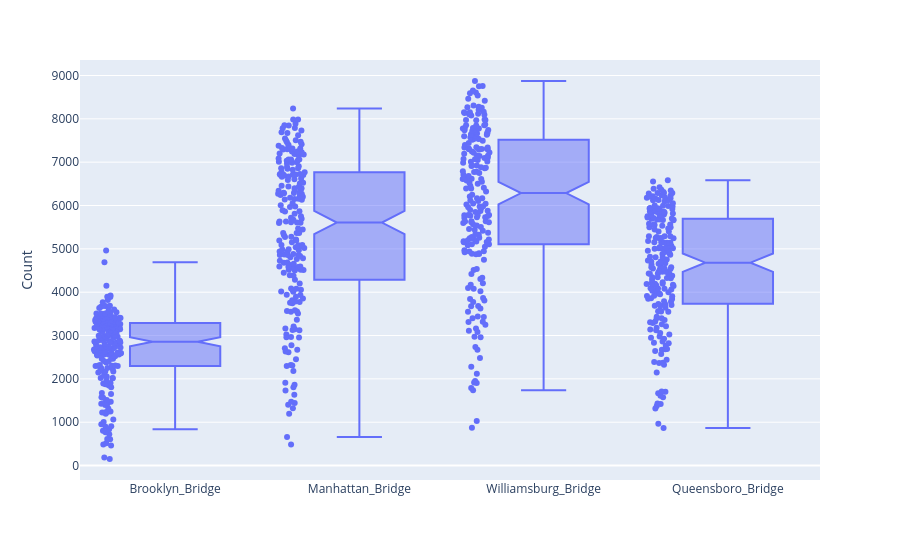

Write notebook code for a chart like this one.
### Markdown cell above
Using plotly to generate box plots is convenient. Given a dataset, we identify the numerical variable whose distribution we want to show and one or more categorical variables used to compare groups.

`plotly.express.box()`

Suggested exercises:
1. Create a chart that shows four boxplots of daily bicycle counts at the four bridges.
2. Create a chart that shows 28 boxplots of daily bicycle counts, where each boxplot represents one bridge on one day of the week. Cluster the boxplots by location.

### Code cell
# plotly is a package for interactive data visualization: https://plotly.com/
#import plotly.express as px

# pandas.melt() converts a wide table into a long table. Here, we combine bicycle-count columns into two columns: location and count.
df = pd.melt(NY_bicycle_ts,
             id_vars=['Day','High_Temp_F'], 
             value_vars=['Brooklyn_Bridge', 'Manhattan_Bridge', 'Williamsburg_Bridge','Queensboro_Bridge']
            )
df.columns=['Day','Temperature','Bridge','Count']
print(df)

# Draw boxplots.
plt.figure(figsize=(8,6))
fig = px.box(df, # Define the data table to visualize with boxplots.
       x='Bridge', # Define the categorical variable
       y='Count', # Define the numerical variable for showing boxplots
       points='all', # Display the raw data points if we choose to do so
       notched=True
      )


fig.update_xaxes(title_text=' ') # Modify the x-axis label.
fig.show();

# when we move the mouse on the plots, detailed information is displayed. plotly generates charts highly interactive with users

### Figure 1 — Plotly figure (JSON) as saved in the notebook; plotly's stock layout.template omitted (floating-point values rounded to 4 significant figures; data arrays with more than 128 entries replaced by an {"elided": "..."} marker saying what was removed)
{"data": [{"alignmentgroup": "True", "boxpoints": "all", "hovertemplate": "Bridge=%{x}<br>Count=%{y}<extra></extra>", "legendgroup": "", "marker": {"color": "#636efa"}, "name": "", "notched": true, "offsetgroup": "", "orientation": "v", "showlegend": false, "type": "box", "x": {"elided": "856 str values"}, "x0": " ", "xaxis": "x", "y": {"elided": "856 int values"}, "y0": " ", "yaxis": "y"}], "layout": {"boxmode": "group", "legend": {"tracegroupgap": 0}, "margin": {"t": 60}, "xaxis": {"anchor": "y", "domain": [0, 1], "title": {"text": " "}}, "yaxis": {"anchor": "x", "domain": [0, 1], "title": {"text": "Count"}}}}
